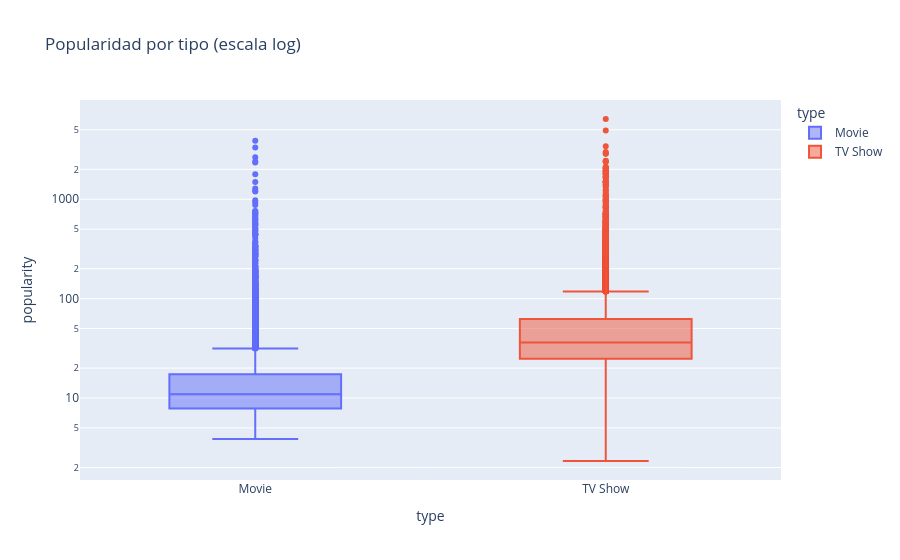

The code cell stored with this chart in its notebook:
### Code cell
px.box(cat[cat.popularity>0], x='type', y='popularity', log_y=True, color='type', title='Popularidad por tipo (escala log)')

### Figure 1 — Plotly figure (JSON) as saved in the notebook; plotly's stock layout.template omitted (floating-point values rounded to 4 significant figures; data arrays with more than 128 entries replaced by an {"elided": "..."} marker saying what was removed)
{"data": [{"alignmentgroup": "True", "hovertemplate": "type=%{x}<br>popularity=%{y}<extra></extra>", "legendgroup": "Movie", "marker": {"color": "#636efa"}, "name": "Movie", "notched": false, "offsetgroup": "Movie", "orientation": "v", "showlegend": true, "type": "box", "x": {"elided": "16000 str values"}, "x0": " ", "xaxis": "x", "y": {"elided": "16000 float values"}, "y0": " ", "yaxis": "y"}, {"alignmentgroup": "True", "hovertemplate": "type=%{x}<br>popularity=%{y}<extra></extra>", "legendgroup": "TV Show", "marker": {"color": "#EF553B"}, "name": "TV Show", "notched": false, "offsetgroup": "TV Show", "orientation": "v", "showlegend": true, "type": "box", "x": {"elided": "15991 str values"}, "x0": " ", "xaxis": "x", "y": {"elided": "15991 float values"}, "y0": " ", "yaxis": "y"}], "layout": {"boxmode": "overlay", "legend": {"title": {"text": "type"}, "tracegroupgap": 0}, "title": {"text": "Popularidad por tipo (escala log)"}, "xaxis": {"anchor": "y", "categoryarray": ["Movie", "TV Show"], "categoryorder": "array", "domain": [0.0, 1.0], "title": {"text": "type"}}, "yaxis": {"anchor": "x", "domain": [0.0, 1.0], "title": {"text": "popularity"}, "type": "log"}}}
